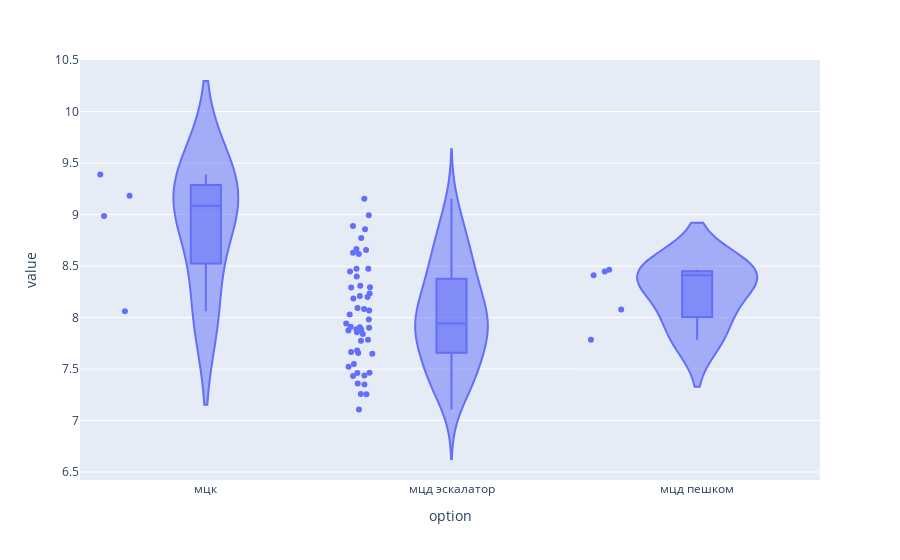

The code cell stored with this chart in its notebook:
### Code cell
fig = px.violin(morning_exit.history, y="value", x="option", box=True, points="all",
          hover_data=cups.history.columns)
fig.show()

### Figure 1 — Plotly figure (JSON) as saved in the notebook; plotly's stock layout.template omitted (floating-point values rounded to 4 significant figures)
{"data": [{"alignmentgroup": "True", "box": {"visible": true}, "hovertemplate": "option=%{x}<br>value=%{y}<extra></extra>", "legendgroup": "", "marker": {"color": "#636efa"}, "name": "", "offsetgroup": "", "orientation": "v", "points": "all", "scalegroup": "True", "showlegend": false, "type": "violin", "x": ["мцк", "мцд эскалатор", "мцк", "мцд эскалатор", "мцд эскалатор", "мцк", "мцд эскалатор", "мцд эскалатор", "мцд эскалатор", "мцд эскалатор", "мцд эскалатор", "мцд эскалатор", "мцд эскалатор", "мцд эскалатор", "мцд эскалатор", "мцд эскалатор", "мцк", "мцд эскалатор", "мцд эскалатор", "мцд эскалатор", "мцд эскалатор", "мцд эскалатор", "мцд эскалатор", "мцд эскалатор", "мцд эскалатор", "мцд эскалатор", "мцд эскалатор", "мцд эскалатор", "мцд эскалатор", "мцд эскалатор", "мцд эскалатор", "мцд эскалатор", "мцд эскалатор", "мцд эскалатор", "мцд эскалатор", "мцд эскалатор", "мцд эскалатор", "мцд эскалатор", "мцд эскалатор", "мцд эскалатор", "мцд эскалатор", "мцд эскалатор", "мцд эскалатор", "мцд пешком", "мцд пешком", "мцд эскалатор", "мцд пешком", "мцд пешком", "мцд эскалатор", "мцд эскалатор", "мцд эскалатор", "мцд пешком", "мцд эскалатор", "мцд эскалатор", "мцд эскалатор", "мцд эскалатор", "мцд эскалатор", "мцд эскалатор", "мцд эскалатор", "мцд эскалатор"], "x0": " ", "xaxis": "x", "y": [8.062, 8.667, 9.39, 7.775, 7.465, 9.183, 8.293, 8.473, 8.473, 7.433, 8.773, 8.858, 7.91, 8.093, 8.617, 7.648, 8.987, 7.462, 7.942, 7.439, 9.155, 7.887, 7.548, 7.107, 8.21, 7.655, 7.907, 7.785, 8.4, 7.257, 8.068, 7.873, 7.667, 7.35, 7.842, 8.185, 7.359, 8.447, 8.03, 8.233, 7.857, 7.883, 8.083, 8.447, 8.463, 7.982, 8.41, 7.785, 7.902, 8.993, 8.888, 8.078, 7.255, 8.628, 8.308, 8.2, 8.657, 8.292, 7.523, 7.68], "y0": " ", "yaxis": "y"}], "layout": {"legend": {"tracegroupgap": 0}, "margin": {"t": 60}, "violinmode": "group", "xaxis": {"anchor": "y", "domain": [0, 1], "title": {"text": "option"}}, "yaxis": {"anchor": "x", "domain": [0, 1], "title": {"text": "value"}}}}
